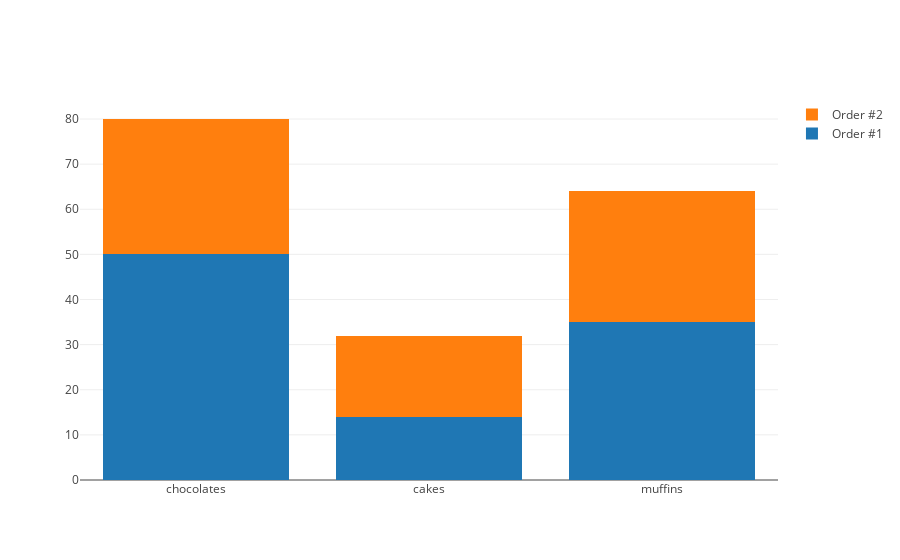

This figure's notebook cell:
### Code cell
fig = go.Figure(data = data, 
                layout = layout)

offline.iplot(fig)

### Figure 1 — Plotly figure (JSON) as saved in the notebook; plotly's stock layout.template omitted (floating-point values rounded to 4 significant figures)
{"data": [{"name": "Order #1", "type": "bar", "uid": "2716bcdb-9983-4a56-bd0b-46a689df53f1", "x": ["chocolates", "cakes", "muffins"], "y": [50, 14, 35]}, {"name": "Order #2", "type": "bar", "uid": "9fc87fc5-bb40-4866-8335-9b9dddc960ff", "x": ["chocolates", "cakes", "muffins"], "y": [30, 18, 29]}], "layout": {"barmode": "stack"}}
